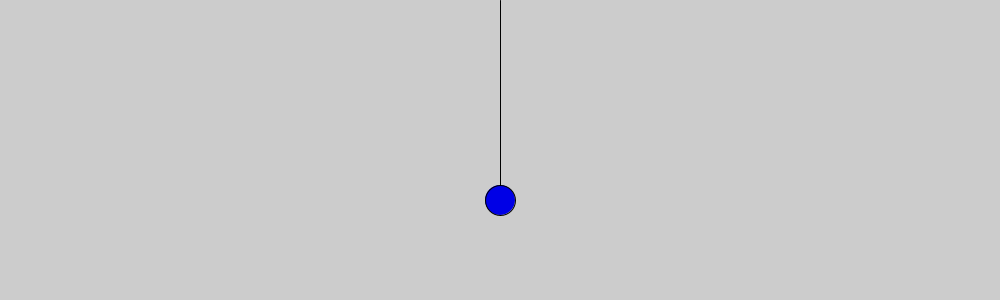
Frame 1 (no input)
Frame 60 (the mouse pressed at the canvas centre just before this capture): identical to frame 1, image omitted
Frame 120 (the mouse held since frame 60 and released just before this capture): identical to frame 1, image omitted

The Processing sketch that drew this single still picture (run headless with seeded random() and noise(); from frame 60 on, the mouse is pressed at the canvas centre):

// Processing sketch: pendulum
// ── pendulum.pde
class Pendulum {
  
  float r;
  float angle;
  float aVelocity;
  float aAcceleration;
  float damping;
  float bobRadius;
  
  PVector origin;
  PVector location;
  
  Pendulum(float startAngle, float rowLength, PVector ori, float bobR) {
    angle = startAngle;
    r = rowLength;
    origin = ori;
    location = new PVector(0, 0);
    damping = 0.995;
    bobRadius = bobR;
  }
  
  void update() {
    //arbitrarily
    float gravity = 0.4;
    
    //F_p = (F_g*sin(angle))/r
    aAcceleration = (-1 * gravity * sin(angle)) / r;
    
    aVelocity += aAcceleration;
    angle += aVelocity;
    
    //simulate friction
    aVelocity *= damping;
  }
  
  void display() {
    location = new PVector(r*sin(angle), r*cos(angle));
    location.add(origin);
    
    stroke(0);
    line(origin.x, origin.y, location.x, location.y);
    
    fill(0, 0, 230);
    ellipse(location.x, location.y, bobRadius*2, bobRadius*2);
  }
  
  void go() {
    update();
    display();
  }
  
  boolean touchingBob(int x, int y) {
    float newX = location.x - x;
    float newY = location.y - y;
    
    if((newX*newX + newY*newY) < (bobRadius*bobRadius)) return true;
    else return false;
  }
  
}

// ── main.pde
Pendulum p;
boolean pendulumReleased;
boolean touchingPendulum;

void setup() {
  size(1000, 300);
  p = new Pendulum(0, 200, new PVector(width/2, 0), 15);
  pendulumReleased = false;
  touchingPendulum = false;
  p.display();
}


void draw() {
  if(pendulumReleased){
    background(255);
    p.go();
  }
}

void mouseDragged(){
  if(touchingPendulum) {
    PVector newLocation = new PVector(mouseX-p.origin.x, mouseY-p.origin.y);
    p.location = newLocation.get();
    
    newLocation.normalize();
    p.angle = asin(newLocation.x);
    
    background(255);
    p.display();
  }
}

void mousePressed() {
  if(p.touchingBob(mouseX, mouseY)) touchingPendulum = true;
  else touchingPendulum = false;
}

void mouseReleased() {
  if(touchingPendulum) pendulumReleased = true;
  touchingPendulum = false;
}
